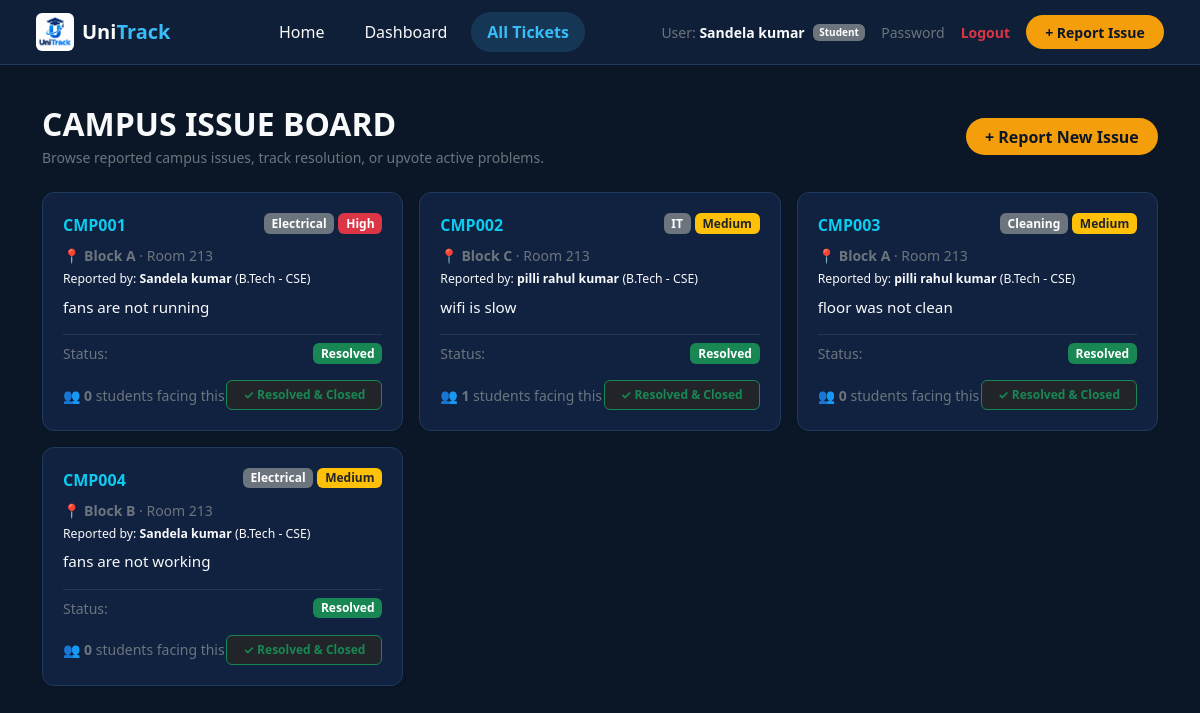
Page /browse_problems (signed in) on the committed database.
### app.py (models this page shows, shortened)
class User(UserMixin, db.Model):
    __tablename__ = 'users'
    id = db.Column(db.Integer, primary_key=True)
    username = db.Column(db.String(100), unique=True, nullable=False)  # Full Student Name / Staff Handle
    course = db.Column(db.String(50), nullable=True)                  # B.Tech, BCA, MCA, etc.
    department = db.Column(db.String(50), nullable=True)              # CSE, ECE, Mechanical, etc.
    specialization = db.Column(db.String(80), nullable=True)          # AI, AIML, Data Science, etc.
    year_semester = db.Column(db.String(50), nullable=True)           # e.g., 2nd Year (Sem 3)
    mobile_no = db.Column(db.String(15), nullable=True)               # 10-digit phone
    email = db.Column(db.String(120), unique=True, nullable=False)
    password_hash = db.Column(db.String(200), nullable=False)
    role = db.Column(db.String(30), default='Student')                # Student, Department, Admin
    department_name = db.Column(db.String(50), nullable=True)         # For Maintenance Staff accounts

class Complaint(db.Model):
    __tablename__ = 'complaints'
    id = db.Column(db.Integer, primary_key=True)
    complaint_id = db.Column(db.String(20), unique=True, nullable=False)
    student_name = db.Column(db.String(100), nullable=False)
    student_email = db.Column(db.String(120), nullable=True)
    department = db.Column(db.String(50), nullable=False)            # Course / Dept Info
    building = db.Column(db.String(50), nullable=False)
    room_no = db.Column(db.String(20), nullable=False)
    category = db.Column(db.String(50), nullable=False)              # Maintenance Category
    priority = db.Column(db.String(20), default='Medium')
    problem = db.Column(db.Text, nullable=False)
    status = db.Column(db.String(30), default='Pending')
    date = db.Column(db.String(20), default=lambda: datetime.utcnow().strftime('%Y-%m-%d'))
    created_at = db.Column(db.DateTime, default=datetime.utcnow)
    maintenance = db.relationship('Maintenance', backref='complaint', uselist=False, cascade='all, delete-orphan')
    @property
    def support_count(self):
        return ComplaintSupport.query.filter_by(complaint_id=self.id).count()

### app.py (the view)
@app.route('/problems')
@app.route('/browse-problems')
@app.route('/browse_problems')
@login_required
def browse_problems():
    complaints = Complaint.query.order_by(Complaint.id.asc()).all()
    user_supported_ids = [
        s.complaint_id for s in ComplaintSupport.query.filter_by(user_id=current_user.id).all()
    ]
    return render_template(
        'browse_problems.html',
        complaints=complaints,
        user_supported_ids=user_supported_ids
    )

### app.py (called while the page is built)
@login_manager.user_loader
def load_user(user_id):
    return User.query.get(int(user_id))

### templates/browse_problems.html (shortened to what this page needs)
{% extends 'base.html' %}
{% block content %}
<div class="container py-4">
    <div class="d-flex flex-column flex-md-row justify-content-between align-items-md-center gap-3 mb-4">
        <div>
            <h2 class="fw-bold mb-1 text-uppercase text-light">Campus Issue Board</h2>
            <p class="text-secondary small mb-0">Browse reported campus issues, track resolution, or upvote active problems.</p>
        </div>
        {% if current_user.role == 'Student' %}
            <a href="{{ url_for('report_problem') }}" class="btn btn-issue text-decoration-none">
                + Report New Issue
            </a>
        {% endif %}
    </div>
    <div class="row g-3">
        {% if complaints %}
            {% for c in complaints %}
            <div class="col-lg-4 col-md-6">
                <div class="kpi-card h-100 d-flex flex-column justify-content-between shadow-sm">
                    <div>
                        <div class="d-flex justify-content-between align-items-start mb-2">
                            <span class="fw-bold text-info fs-6">{{ c.complaint_id }}</span>
                            <div class="d-flex gap-1">
                                <span class="badge bg-secondary">{{ c.category }}</span>
                                <span class="badge {% if c.priority == 'High' %}bg-danger{% elif c.priority == 'Medium' %}bg-warning text-dark{% else %}bg-secondary{% endif %}">
                                    {{ c.priority }}
                                </span>
                            </div>
                        </div>
                        <div class="text-secondary small mb-2">
                            📍 <strong>{{ c.building }}</strong> · Room {{ c.room_no }}
                            <div class="mt-1 text-light small">
                                Reported by: <span class="fw-semibold">{{ c.student_name }}</span> ({{ c.department }})
                            </div>
                        </div>
                        <p class="text-light mb-3" style="font-size: 0.95rem; line-height: 1.4;">
                            {{ c.problem }}
                        </p>
                    </div>
                    <div>
                        <div class="d-flex justify-content-between align-items-center mb-3 pt-2 border-top border-secondary border-opacity-25">
                            <span class="text-secondary small">Status:</span>
                            <span class="badge {% if c.status == 'Resolved' %}bg-success{% elif c.status == 'In Progress' %}bg-warning text-dark{% else %}bg-secondary{% endif %}">
                                {{ c.status }}
                            </span>
                        </div>
                        <div class="d-flex align-items-center justify-content-between">
                            <span class="text-secondary small">
                                👥 <strong>{{ c.support_count }}</strong> students facing this
                            </span>
                            {% if c.status == 'Resolved' %}
                                <span class="badge bg-dark border border-success text-success px-3 py-2">
                                    ✓ Resolved & Closed
                                </span>
                            {% endif %}
                        </div>
                    </div>
                </div>
            </div>
            {% endfor %}
        {% endif %}
    </div>
</div>
{% endblock %}

### templates/base.html (shortened to what this page needs)
<!DOCTYPE html>
<html lang="en">
<head>
    <link href="https://cdn.jsdelivr.net/npm/bootstrap@5.3.2/dist/css/bootstrap.min.css" rel="stylesheet">
</head>
<body>
    <nav class="navbar navbar-expand-lg navbar-dark navbar-custom px-4 py-2 sticky-top">
        <div class="container-fluid">
            <a class="navbar-brand fw-bold d-flex align-items-center gap-2 text-decoration-none" href="{{ url_for('home') }}">
                <img src="{{ url_for('static', filename='logo.png') }}"
                     alt="UniTrack Logo"
                     style="height: 38px; width: 38px; object-fit: contain; border-radius: 6px;">
                <span class="fs-5 lh-1">
                    <span style="color: #ffffff;">Uni</span><span style="color: #38bdf8;">Track</span>
                </span>
            </a>
            <div class="collapse navbar-collapse" id="navContent">
                <ul class="navbar-nav mx-auto mb-2 mb-lg-0 gap-2">
                    <li class="nav-item">
                        <a class="nav-link text-light px-3 rounded-pill {% if request.endpoint == 'home' %}active-link{% endif %}" href="{{ url_for('home') }}">
                            Home
                        </a>
                    </li>
                    {% if current_user.is_authenticated %}
                        <li class="nav-item">
                            {% if current_user.role == 'Admin' %}
                                <a class="nav-link text-light px-3 rounded-pill {% if request.endpoint == 'admin_portal' %}active-link{% endif %}" href="{{ url_for('admin_portal') }}">
                                    Dashboard
                                </a>
                            {% elif current_user.role == 'Department' %}
                                <a class="nav-link text-light px-3 rounded-pill {% if request.endpoint == 'department_portal' %}active-link{% endif %}" href="{{ url_for('department_portal') }}">
                                    Dashboard
                                </a>
                            {% else %}
                                <a class="nav-link text-light px-3 rounded-pill {% if request.endpoint == 'student_dashboard' %}active-link{% endif %}" href="{{ url_for('student_dashboard') }}">
                                    Dashboard
                                </a>
                            {% endif %}
                        </li>
                        {% if current_user.role != 'Admin' %}
                        <li class="nav-item">
                            <a class="nav-link text-light px-3 rounded-pill {% if request.endpoint == 'browse_problems' %}active-link{% endif %}" href="{{ url_for('browse_problems') }}">
                                All Tickets
                            </a>
                        </li>
                        {% endif %}
                    {% endif %}
                </ul>
                <div class="d-flex align-items-center gap-3">
                    {% if current_user.is_authenticated %}
                        <div class="d-flex align-items-center gap-2">
                            <span class="text-secondary small">User: <strong class="text-light">{{ current_user.username }}</strong></span>
                            <span class="badge bg-secondary" style="font-size: 10px;">{{ current_user.role }}</span>
                        </div>
                        <a href="{{ url_for('change_password') }}" class="text-secondary text-decoration-none small">Password</a>
                        <a href="{{ url_for('logout') }}" class="text-danger text-decoration-none small fw-bold">Logout</a>
                        {% if current_user.role == 'Student' %}
                            <a href="{{ url_for('report_problem') }}" class="btn btn-issue btn-sm text-decoration-none">+ Report Issue</a>
                        {% endif %}
                    {% else %}
                        <a href="{{ url_for('login') }}" class="btn btn-sm btn-outline-light rounded-pill px-3">Sign In</a>
                        <a href="{{ url_for('register') }}" class="btn btn-sm btn-primary rounded-pill px-3">Register</a>
                    {% endif %}
                </div>
            </div>
        </div>
    </nav>
    <main>
        {% block content %}{% endblock %}
    </main>
</body>
</html>

### templates/base.html (style rules this page uses)
body { background-color: #0b1727; color: #f8fafc; font-family: system-ui, -apple-system, BlinkMacSystemFont, 'Segoe UI', Roboto, Oxygen, Ubuntu, Cantarell, sans-serif; min-height: 100vh; }
.navbar-custom { background-color: #0f1f38 !important; border-bottom: 1px solid #1e3a5f; }
.kpi-card { background: #112240; border: 1px solid #1e3a5f; border-radius: 12px; padding: 1.25rem; transition: transform 0.2s ease, border-color 0.2s ease; }
.btn-issue { background-color: #f59e0b; color: #0b1727; font-weight: 600; border-radius: 9999px; padding: 0.4rem 1.2rem; transition: background-color 0.2s ease; border: none; }
.nav-link.active-link { background-color: rgba(56, 189, 248, 0.15); color: #38bdf8 !important; font-weight: 600; }

### rows in the picture
User: username "Sandela kumar", role "Student"
Complaint: complaint_id "CMP001", category "Electrical", priority "High", building "Block A", room_no "213", student_name "Sandela kumar", department "B.Tech - CSE", problem "fans are not running", status "Resolved", support_count "0", shows "✓ Resolved & Closed"
Complaint: complaint_id "CMP002", category "IT", priority "Medium", building "Block C", room_no "213", student_name "pilli rahul kumar", department "B.Tech - CSE", problem "wifi is slow", status "Resolved", support_count "1", shows "✓ Resolved & Closed"
Complaint: complaint_id "CMP003", category "Cleaning", priority "Medium", building "Block A", room_no "213", student_name "pilli rahul kumar", department "B.Tech - CSE", problem "floor was not clean", status "Resolved", support_count "0", shows "✓ Resolved & Closed"
Complaint: complaint_id "CMP004", category "Electrical", priority "Medium", building "Block B", room_no "213", student_name "Sandela kumar", department "B.Tech - CSE", problem "fans are not working", status "Resolved", support_count "0", shows "✓ Resolved & Closed"
